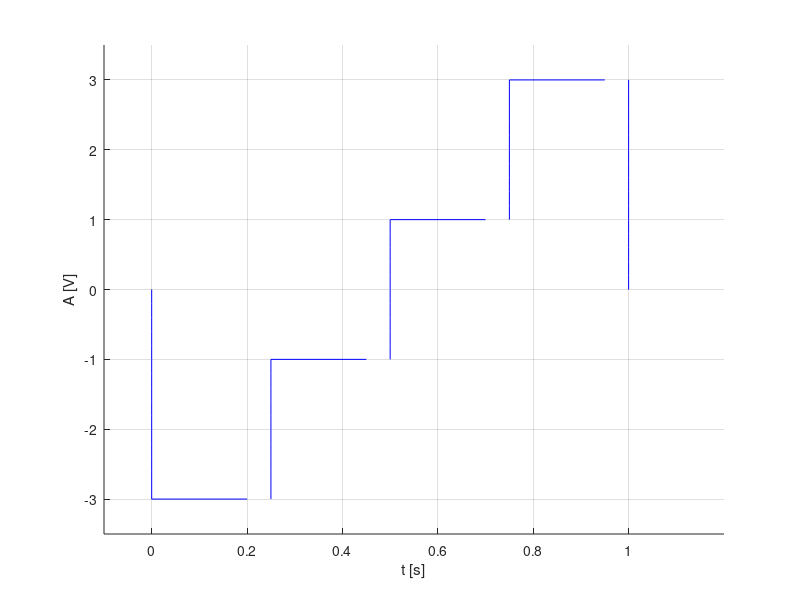

MATLAB code for this plot:
%Se va genera un semnal cu rezolutie temporara de 2ms, 20ms
%200ms pentru un semnal continuu de tipul:

%3. Semnal dreptunghiular multinivel, aleator
%? Durata fiecarui nivel: 0,25 s.
%? Nivelurile
%a) {-1, 1}
%b) {-3,-1,1,3}
%c) {-5,-3,-1,1,3,5}
%d) {-7,-5,-3,-1,1,3,5,7}

hold on
xlabel('t [s]'),ylabel('A [V]')
%b) nivelurile {-3,-1,1,3}
%Rezolutia temporara de 2ms

%y variaza de la 0 la -3
y=0:-0.2:-3;
x=y*0;
plot(x,y,'b')
%nivel -3
x = 0: 0.2: 1/4;
y = -3+0*x;
plot(x, y, 'b'),grid

%x=1/4;y variaza de la -3 la -1
y=-3:0.2:-1;
x=y*0+1/4;
plot(x,y,'b')

%nivel -1
x = 1/4:0.2:1/2;
y=-1+0*x;
plot(x,y,'b')

%x=1/2;y variaza de la -1 la 1
y=-1:0.2:1;
x=y*0+1/2;
plot(x,y,'b')

%nivel 1
x = 1/2:0.2:3/4;
y=1+x*0;
plot(x,y,'b')

%x=3/4;y variaza de la 1 la 3
y=1:0.2:3;
x=y*0+3/4;
plot(x,y,'b')

%nivel 3
x = 3/4:0.2:1;
y=3+x*0;
plot(x,y,'b')

%x=1;y variaza de la 3 la 0;
y=3:-0.2:0;
x=y*0+1;
plot(x,y,'b')

axis([-0.1 1.2 -3.5 3.5])